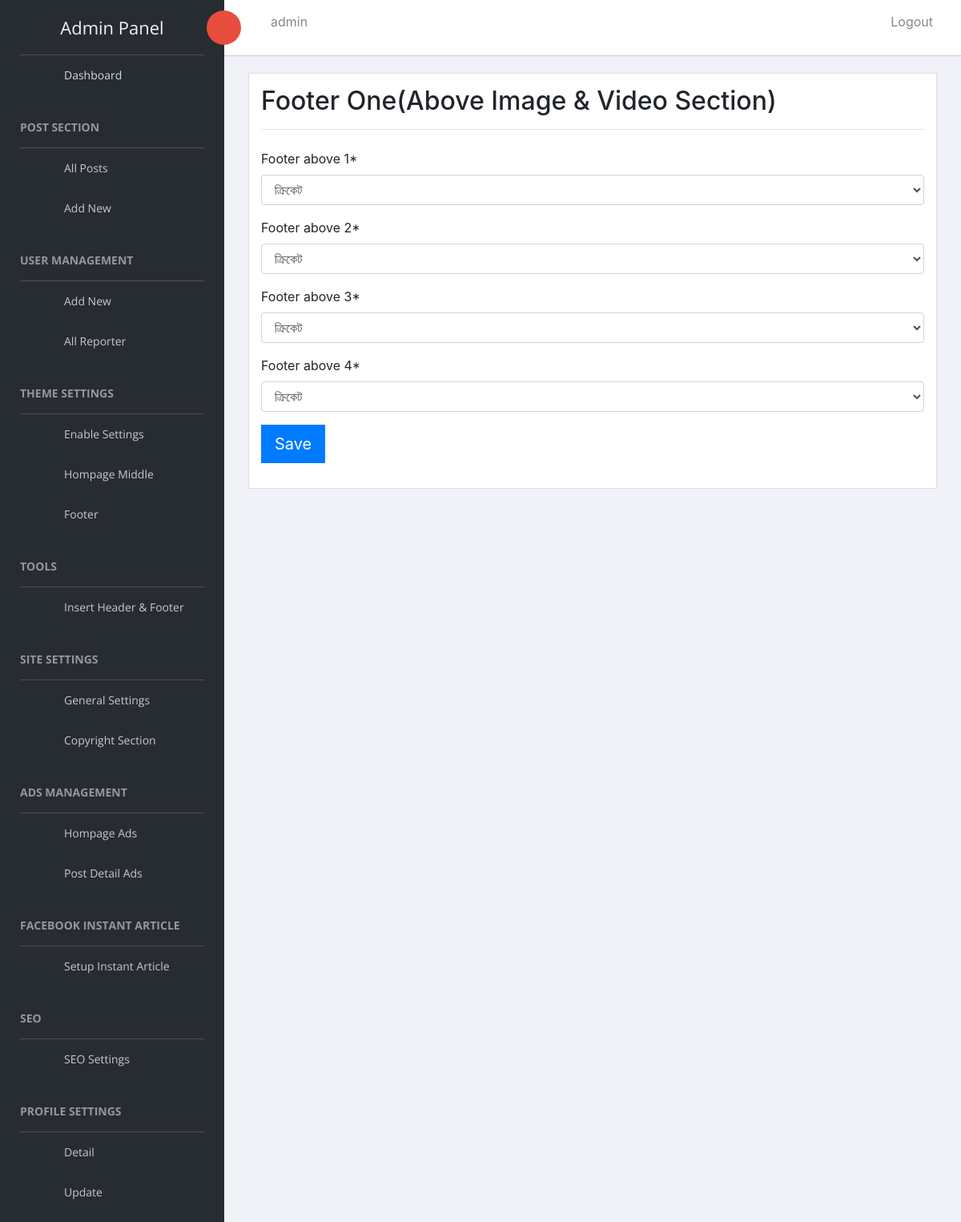
The page /reporter/footer/above/ (signed in) on the database its author committed.
### Reporter/models.py (models this page shows, shortened)
class MyUser(AbstractBaseUser):
    username        = models.CharField(
                                        max_length=120,
                                        validators=[RegexValidator(
                                                regex=USERNAME_REGEX,
                                                message="Username must be Alphanumeric or contain any of the follwoing : '_ .'",
                                                code="Invalid Username"
                                            )],
                                        unique=True
                                    )
    email           = models.EmailField(
                                        verbose_name='email address',
                                        max_length=255,
                                        unique=True,
                                    )
    is_active       = models.BooleanField(default=True)
    is_staff        = models.BooleanField(default=False)
    is_admin        = models.BooleanField(default=False)
    is_editor       = models.BooleanField(default=False)
    objects         = MyUserManager()
    USERNAME_FIELD  = 'username'
    REQUIRED_FIELDS = ['email']
    def __str__(self):              # __unicode__ on Python 2
        return self.username
    @property
    def get_absolute_url(self):
        return reverse("Reporter:user_dashboard",kwargs={"user":self.username})

### Homepage/models.py (models this page shows, shortened)
class FooterAboveSection(models.Model):
	footer_above_1			= models.ForeignKey(PostCategory,on_delete=models.CASCADE,default=1,related_name="footer_above_1")
	footer_above_2			= models.ForeignKey(PostCategory,on_delete=models.CASCADE,default=1,related_name="footer_above_2")
	footer_above_3			= models.ForeignKey(PostCategory,on_delete=models.CASCADE,default=1,related_name="footer_above_3")
	footer_above_4			= models.ForeignKey(PostCategory,on_delete=models.CASCADE,default=1,related_name="footer_above_4")

### Reporter/views.py (the view)
def FooterAboveSectionView(request):
	try:
		qs = FooterAboveSection.objects.all()[0]
		form = FooterAboveSectionForm(request.POST or None,instance=qs)
		if qs:
			if form.is_valid():
				instance = form.save(commit=False)
				instance.save()
				messages.success(request,"Successfully Saved", extra_tags='html_safe')
		template_name = "Reporter/footer_above.html"
		context = {
					"form":form
				}
		return render(request,template_name,context)
	except:
		return HttpResponseRedirect(reverse('Reporter:enable_settings'))

### Reporter/forms.py
class FooterAboveSectionForm(forms.ModelForm):
    class Meta:
        model =  FooterAboveSection
        fields= '__all__'

### Post/models.py (called while the page is built)
    def __str__(self):
        return smart_text(self.category_name)

### templates/Reporter/footer_above.html (shortened to what this page needs)
{% extends "Reporter/dashboard.html" %}
{% load static %}
{% load crispy_forms_tags %}
{% block content %}
{% if request.user.is_admin %}
<div class="col-xl-12">
   <div class="card">
      <div class="card-body">
         <div class="row">
            <div class="col-sm-12">
               <h2 class="card-title mb-0">Footer One(Above Image & Video Section)</h2>
            </div>
         </div>
         <hr>
         <div class="chart-wrapper mt-4" >
            <form method='POST' action=''>
               <div class="form-group">
                  <div class="row">
                     <div class="col-sm-12">
                        {{ form|crispy }}
                     </div>
                  </div>
                  <div class="row">
                     <div class="col-sm-6">
                        <input type="submit" value="Save" class="btn btn-primary btn-lg">
                     </div>
                  </div>
               </div>
            </form>
         </div>
      </div>
   </div>
</div>
{% endif %}
{% endblock %}

### templates/Reporter/nav-bar.html (shortened to what this page needs)
{% load static %}
<aside id="left-panel" class="left-panel">
   <nav class="navbar navbar-expand-sm navbar-default">
      <div class="navbar-header">
         <a class="navbar-brand" href="./">Admin Panel</a>
      </div>
      <div id="main-menu" class="main-menu collapse navbar-collapse">
         <ul class="nav navbar-nav">
            <li class="active">
               <a href="{{ request.user.get_absolute_url }}"> <i class="menu-icon fa fa-dashboard"></i>Dashboard </a>
            </li>
            <h3 class="menu-title">Post Section</h3>
            <li>
               <a href="{% url "Post:post_list" %}"> <i class="menu-icon  ti-layers-alt"></i>All Posts </a>
            </li>
            <li class="menu-item-has-children dropdown">
               <a href="#" class="dropdown-toggle" data-toggle="dropdown" aria-haspopup="true" aria-expanded="false"> <i class="menu-icon ti-pin-alt"></i>Add New</a>
            </li>
            {% if request.user.is_admin %}
            <h3 class="menu-title">User Management</h3>
            <li>
               <a href="{% url "Reporter:user_register" %}"> <i class="menu-icon ti-plus"></i>Add New </a>
            </li>
            <li>
               <a href="{% url "Reporter:reporters" %}"> <i class="menu-icon ti-user"></i>All Reporter </a>
            </li>
            <h3 class="menu-title">Theme Settings</h3>
            <li>
               <a href="{% url "Reporter:enable_settings" %}"> <i class="menu-icon  ti-flickr"></i>Enable Settings</a>
            </li>
            <li class="menu-item-has-children dropdown">
               <a href="#" class="dropdown-toggle" data-toggle="dropdown" aria-haspopup="true" aria-expanded="false"> <i class="menu-icon fa fa-columns"></i>Hompage Middle</a>
            </li>
            <li class="menu-item-has-children dropdown">
               <a href="#" class="dropdown-toggle" data-toggle="dropdown" aria-haspopup="true" aria-expanded="false"> <i class="menu-icon ti-layout"></i>Footer</a>
            </li>
            <h3 class="menu-title">Tools</h3>
            <li>
               <a href="{% url "Reporter:insert_header" %}"> <i class="menu-icon  fa fa-code"></i>Insert Header & Footer</a>
            </li>
             <h3 class="menu-title">Site Settings</h3>
             <li>
               <a href="{% url "Reporter:general_settings_create" %}"> <i class="menu-icon  fa fa-wrench"></i>General Settings</a>
            </li>
            <li>
               <a href="{% url "Reporter:copyright_section" %}"> <i class="menu-icon  fa fa-laptop"></i>Copyright Section</a>
            </li>
            <h3 class="menu-title">Ads Management</h3>
            <li>
               <a href="{% url "Reporter:homepage_ads" %}"> <i class="menu-icon  fa fa-laptop"></i>Hompage Ads</a>
            </li>
            <li>
               <a href="{% url "Reporter:post_detail_ads" %}"> <i class="menu-icon  fa fa-laptop"></i>Post Detail Ads</a>
            </li>
            <h3 class="menu-title">Facebook Instant Article</h3>
            <li>
               <a href="{% url "Reporter:insatnt_article" %}"> <i class="menu-icon  fa fab fa-facebook"></i>Setup Instant Article</a>
            </li>
            <h3 class="menu-title">SEO</h3>
            <li>
               <a href="{% url "Reporter:seo_settings" %}"> <i class="menu-icon  fa fas fa-globe"></i>SEO Settings</a>
            </li>
            {% endif %}
            <h3 class="menu-title">Profile Settings</h3>
            <li>
               <a href="{% url "Reporter:user_detail" request.user %}"> <i class="menu-icon ti-id-badge"></i>Detail</a>
            </li>
            <li>
               <a href="{% url "Reporter:user_update" request.user %}"> <i class="menu-icon fa fa-edit"></i>Update</a>
            </li>
         </ul>
      </div>
   </nav>
</aside>
<div id="right-panel" class="right-panel">
<header id="header" class="header">
   <div class="header-menu">
      <div class="col-sm-7">
         <a id="menuToggle" class="menutoggle pull-left"><i class="fa fa fa-tasks"></i></a>
         <div class="header-left">
            <p><i class="fa fa-user"> </i>  {{ request.user }}</p>
         </div>
      </div>
      <div class="col-sm-5">
         <div class="user-area dropdown float-right">
            <p><i class="fa  fa-sign-out"> </i>  <a data-toggle="modal" data-target="#logoutModal" href="#">Logout</a></p>
         </div>
      </div>
   </div>
</header>

### rows shown on the page
MyUser: user "admin"
FooterAboveSection: footer_above_1 "ক্রিকেট", footer_above_2 "ক্রিকেট", footer_above_3 "ক্রিকেট", footer_above_4 "ক্রিকেট"
